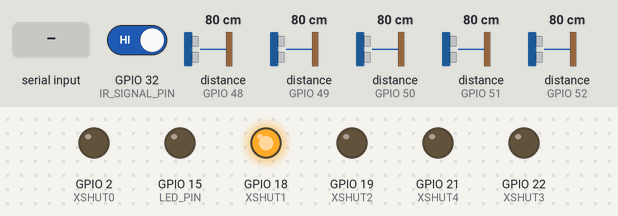
The sketch below on a simulated ESP32. Parts: output pins drawn as LEDs (lit = HIGH). The test bench sets the inputs (shaded band); at power-on: distance to the obstacle (sensors on GPIO 49, GPIO 48, GPIO 50, GPIO 51, GPIO 52) 80 cm, GPIO 32 (IR_SIGNAL_PIN) HIGH. Nothing arrives over Bluetooth unless stated; what the sketch prints to the serial monitor is not drawn.

Above: at 0.1 s.
At 5.4 s:
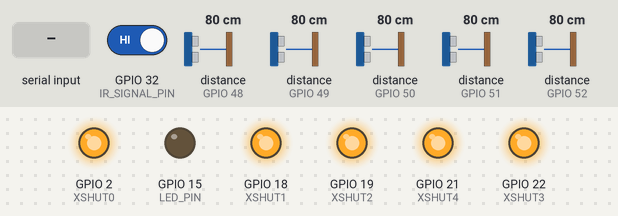
5.5 s: "light\n" received over the second serial link
At 6.3 s:
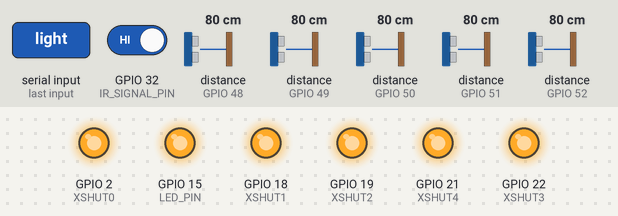
7.2 s: distance to the obstacle (sensor on GPIO 49) set to 2 cm
Timing chart, 0 to 10.2 s (numbered marks = the images above; inputs shaded):
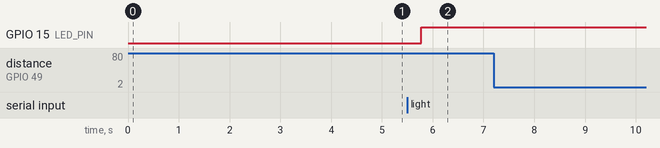

The sketch:

FinalEsp32Code.ino
```cpp
#include <HardwareSerial.h>
#include <BluetoothSerial.h>
#include <Arduino.h>
#include <Adafruit_VL53L0X.h>


// ---------------------- I2C COMMUNICATION ---------------------
#define SCL_PIN 25
#define SDA_PIN 26
// sda should be 25
// -------------------- SERIAL COMMUNICATION --------------------
BluetoothSerial SerialBT;         // Communication with Laptop
HardwareSerial mySerial(2);       // Communication with Arduino
bool MANUAL_CONTROL = false;

// ------------------------ TOF SENSOR --------------------------
Adafruit_VL53L0X lox1;
Adafruit_VL53L0X lox2;
Adafruit_VL53L0X lox3;
Adafruit_VL53L0X lox4;
Adafruit_VL53L0X lox0;

#define ADDR1 0x30
#define ADDR2 0x31
#define ADDR3 0x32
#define ADDR4 0x33

#define ADDR0 0x34

#define XSHUT1 18
#define XSHUT2 19
#define XSHUT3 22
#define XSHUT4 21

#define XSHUT0  2

// ------------------------ IR SENSOR PINS -----------------------

#define IR_SIGNAL_PIN 32

// -------------------- SENSOR DATA --------------------
float u1 = 0;
float u2 = 0;
float u3 = 0;
float u4 = 0;

float u0 = 0;

bool IRsense;

#define TOO_CLOSE_CRITERIA 5.08

bool leftTooClose = false;
bool rightTooClose = false;

// Create sonar objects

// -------------------- LED --------------------

#define LED_PIN 15
bool led = false;

// -------------------- TASKS AND TIMERS --------------------
TaskHandle_t SerialTaskHandle;
TaskHandle_t SendSensorData;
TimerHandle_t xPrintData;
TimerHandle_t xGetIRData;
TimerHandle_t xGetTOFData;
TimerHandle_t xControlLED;
TimerHandle_t xCheckTooClose;

// Function prototypes
void serialTask(void *pvParameters);
void sendSensorData(void *pvParameters);
void printData(TimerHandle_t xTimer);
void getIRData(TimerHandle_t xTimer);
void getTOFData(TimerHandle_t xTimer);
void controlLED(TimerHandle_t xTimer);
void checkTooClose(TimerHandle_t xTimer);

void scanI2C();

// -------------------- SETUP --------------------

void setupTOFSensors()
{
  Serial.println("Initializing VL53L0X sensors...");

  pinMode(XSHUT1, OUTPUT);
  pinMode(XSHUT2, OUTPUT);
  pinMode(XSHUT3, OUTPUT);
  pinMode(XSHUT4, OUTPUT);
  pinMode(XSHUT0, OUTPUT);


  Wire.begin(SDA_PIN, SCL_PIN);
  Wire.setClock(100000);
  delay(10);

  // keep all sensors in reset
  digitalWrite(XSHUT1, LOW);
  digitalWrite(XSHUT2, LOW);
  digitalWrite(XSHUT3, LOW);
  digitalWrite(XSHUT4, LOW);
  digitalWrite(XSHUT0, LOW);

  delay(10);


  // --- SENSOR 1 ---
  digitalWrite(XSHUT1, HIGH);
  delay(20);
  if (!lox1.begin()) {
    Serial.println("Sensor 1 FAILED");
  }
  else {
    lox1.setAddress(ADDR1);
    Serial.println("Sensor 1 OK");
  };

  scanI2C();
  delay(1000);

  // --- SENSOR 2 ---
  digitalWrite(XSHUT2, HIGH);
  delay(20);
  if (!lox2.begin()) {
    Serial.println("Sensor 2 FAILED");
  }
  else {
    lox2.setAddress(ADDR2);
    Serial.println("Sensor 2 OK");
  };

  scanI2C();
  delay(1000);

  // --- SENSOR 3 ---
  digitalWrite(XSHUT3, HIGH);
  delay(20);
  if (!lox3.begin()) {
    Serial.println("Sensor 3 FAILED");
  } else {
    lox3.setAddress(ADDR3);   // 0x32
    Serial.println("Sensor 3 OK");
  };

  scanI2C();
  delay(1000);

  // --- SENSOR 4 ---
  digitalWrite(XSHUT4, HIGH);
  delay(20);
  if (!lox4.begin()) {
    Serial.println("Sensor 4 FAILED");
  } else {
    lox4.setAddress(ADDR4);   // 0x33
    Serial.println("Sensor 4 OK");
  };

  scanI2C();
  delay(1000);

  // --- SENSOR 0 ---
  digitalWrite(XSHUT0, HIGH);
  delay(20);
  if (!lox0.begin()) {
    Serial.println("Sensor 0 FAILED");
  } else {
    lox0.setAddress(ADDR0);   // 0x34
    Serial.println("Sensor 0 OK");
  }
}

void setup()
{
  Serial.begin(9600);
  Serial.println("Starting ESP32...");


  mySerial.begin(9600, SERIAL_8N1, 16, 17);   // RX=16, TX=17
  SerialBT.begin("ESP32_MIE444_Group2");
  Serial.println("Bluetooth device active. Pair with 'ESP32_MIE444_Group2'");

  setupTOFSensors();


  // Create FreeRTOS task for serial communication
  xTaskCreatePinnedToCore(
    serialTask,
    "SerialTask",
    4096,
    NULL,
    1,
    &SerialTaskHandle,
    1 // Core 1 recommended for comms
  );

  // xTaskCreatePinnedToCore(
  //   sendSensorData,
  //   "SendSensorData",
  //   4096,
  //   NULL,
  //   1,
  //   &SendSensorData,
  //   1
  // );

  // Create asynchronous timer (period = 50 ms)

  xGetIRData = xTimerCreate(
    "GetIRData",
    pdMS_TO_TICKS(100),
    pdTRUE,
    (void *)0,
    getIRData
  );

  xControlLED = xTimerCreate(
    "Control LED",
    pdMS_TO_TICKS(500),
    pdTRUE,
    (void *)0,
    controlLED
  );

  xGetTOFData = xTimerCreate(
    "Get TOF Readings",
    pdMS_TO_TICKS(900),
    pdTRUE,
    (void *)0,
    getTOFData
  );

  xPrintData = xTimerCreate(
    "Print Data",
    pdMS_TO_TICKS(1000),
    pdTRUE,
    (void*)0,
    printData
  );

  xCheckTooClose = xTimerCreate(
    "Check if too close",
    pdMS_TO_TICKS(1000),
    pdTRUE,
    (void*)0,
    checkTooClose
  );

  pinMode(IR_SIGNAL_PIN, INPUT);
  pinMode(LED_PIN, OUTPUT);

  xTimerStart(xPrintData, 0);
  xTimerStart(xGetIRData, 0);
  xTimerStart(xControlLED, 0);
  xTimerStart(xGetTOFData, 0);
  xTimerStart(xCheckTooClose, 0);

  scanI2C();
}

void scanI2C()
{
  Serial.println("Scanning I2C bus...");
  uint8_t count = 0;

  for (uint8_t address = 1; address < 127; address++) {
    Wire.beginTransmission(address);
    uint8_t error = Wire.endTransmission();

    if (error == 0) {
      Serial.print("  → Device found at 0x");
      Serial.println(address, HEX);
      count++;
    }
  }

  if (count == 0) {
    Serial.println("No I2C devices found.");
  } else {
    Serial.print("Total devices: ");
    Serial.println(count);
  }

  Serial.println();
}

void loop() {}

// -------------------- SERIAL RELAY TASK --------------------
void serialTask(void *pvParameters)
{
  for (;;) {

    // Forward from Bluetooth → Arduino
    if (SerialBT.available())
    {
      String cmd = SerialBT.readStringUntil('\n');
      cmd.trim(); // remove newline or spaces
      //Serial.print("BLUETOOTH COMMAND: ");
      Serial.println(cmd);
      if (cmd == "u1")
      {
        SerialBT.println(u1);
        Serial.print("u1 called");
      }
      else if (cmd == "u2")
      {
        SerialBT.println(u2);
        Serial.print("u1 called");
      }
      else if (cmd == "u3")
      {
        SerialBT.println(u3);
      }
      else if (cmd == "u4")
      {
        SerialBT.println(u4);
      }
      else if (cmd == "i0")
      {
        SerialBT.println(IRsense);
      }
      else if (cmd == "light")
      {
        led = !led;
      }
      else if (cmd == "manualData")
      {
        SerialBT.print("\t");
        SerialBT.print(u1);
        SerialBT.print("\t\t");
        SerialBT.println(u3);

        SerialBT.print(u2);
        SerialBT.print("\t\t");
        SerialBT.print(IRsense);

        SerialBT.print("\t\t");
        SerialBT.println(u4);
      }
      else if (cmd == "getData")
      {
        SerialBT.print("u1: ");
        SerialBT.print(u1);

        SerialBT.print("u2: ");
        SerialBT.print(u2);

        SerialBT.print("u3: ");
        SerialBT.print(u3);

        SerialBT.print("u4: ");
        SerialBT.print(u4);

        SerialBT.print("u0: ");
        SerialBT.print(u0);

        SerialBT.print("i0: ");
        SerialBT.print(IRsense);

        SerialBT.println();
      }
      else
      {
        Serial.println("Sending Command to Arduino");
        Serial.println("Invalid Command");
        mySerial.println(cmd);
        Serial.print("BT → Arduino: ");
        Serial.println(cmd);
      }
    }


    // Forward from Arduino → Bluetooth
     if (mySerial.available())
     {
      String feedback = mySerial.readStringUntil('\n');
      if (feedback == "Good" && SerialBT.available())
      {
        SerialBT.println("stopped");
      }
      //SerialBT.println(feedback);
      //Serial.print("Arduino → ");
    //  Serial.println(feedback);
    }

    vTaskDelay(pdMS_TO_TICKS(10)); // Prevent watchdog reset
  }
}

void getIRData(TimerHandle_t xTimer)
{
  IRsense = digitalRead(IR_SIGNAL_PIN);
}

float readAveraged(Adafruit_VL53L0X &sensor, int samples = 3)
{
  VL53L0X_RangingMeasurementData_t m;
  uint32_t sum = 0;
  int count = 0;

  for (int i = 0; i < samples; i++) {
    sensor.rangingTest(&m, false);
    if (m.RangeStatus != 4) {
      sum += m.RangeMilliMeter;
      count++;
    }
    delay(3);
  }

  if (count == 0) return -1;
  return (sum / count) / 10.0;
}


void getTOFData(TimerHandle_t xTimer)
{
  u1 = readAveraged(lox1);
  u2 = readAveraged(lox2);
  u3 = readAveraged(lox3);
  u4 = readAveraged(lox4);
  u0 = readAveraged(lox0);
}


void controlLED(TimerHandle_t xTimer){
  if (led)
  {
    digitalWrite(LED_PIN, HIGH);
  }
  else
  {
    digitalWrite(LED_PIN, LOW);
  }
}

void printData(TimerHandle_t xTimer){
  Serial.print("\t");
  Serial.print(u1);
  Serial.print("\t\t");
  Serial.println(u3);

  Serial.print(u2);
  Serial.print("\t\t");
  Serial.print(IRsense);
  Serial.print("\t\t");
  Serial.println(u4);

  Serial.print("\t\t");
  Serial.println(u0);

  Serial.println();

  //scanI2C();
}


void checkTooClose(TimerHandle_t xTimer)
{
  if (u2 > 0 && u2 < TOO_CLOSE_CRITERIA)
  {
    mySerial.println("x");
    mySerial.println("q");
    Serial.println("lefttooclose");
    delay(1000);
  }
  else if (u4 > 0 && u4 < TOO_CLOSE_CRITERIA)
  {
    mySerial.println("x");
    mySerial.println("e");
    Serial.println("righttooclose");
    delay(1000);
  }
}
```

Measured:
- after the input at 5.5 s, GPIO 15 (LED_PIN): LOW → HIGH after 0.27 s
- after the input at 7.2 s, every drawn part: stays the same
